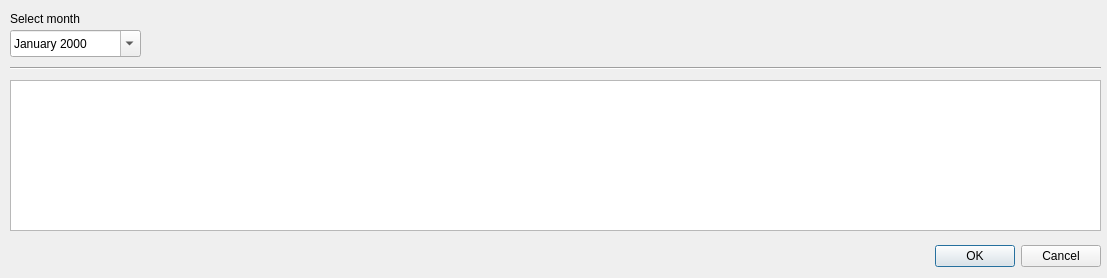
<?xml version="1.0" encoding="UTF-8"?>
<ui version="4.0">
 <class>ActRevWindow</class>
 <widget class="QDialog" name="ActRevWindow">
  <property name="geometry">
   <rect>
    <x>0</x>
    <y>0</y>
    <width>1107</width>
    <height>278</height>
   </rect>
  </property>
  <property name="windowTitle">
   <string>Actual Revenue</string>
  </property>
  <widget class="QDialogButtonBox" name="buttonBox">
   <property name="geometry">
    <rect>
     <x>480</x>
     <y>240</y>
     <width>621</width>
     <height>32</height>
    </rect>
   </property>
   <property name="orientation">
    <enum>Qt::Horizontal</enum>
   </property>
   <property name="standardButtons">
    <set>QDialogButtonBox::Cancel|QDialogButtonBox::Ok</set>
   </property>
  </widget>
  <widget class="QTableWidget" name="revTable">
   <property name="geometry">
    <rect>
     <x>10</x>
     <y>80</y>
     <width>1091</width>
     <height>151</height>
    </rect>
   </property>
   <property name="alternatingRowColors">
    <bool>true</bool>
   </property>
  </widget>
  <widget class="QDateEdit" name="dateEditBox">
   <property name="geometry">
    <rect>
     <x>10</x>
     <y>30</y>
     <width>131</width>
     <height>27</height>
    </rect>
   </property>
   <property name="currentSection">
    <enum>QDateTimeEdit::MonthSection</enum>
   </property>
   <property name="displayFormat">
    <string>MMMM yyyy</string>
   </property>
   <property name="calendarPopup">
    <bool>true</bool>
   </property>
  </widget>
  <widget class="Line" name="line">
   <property name="geometry">
    <rect>
     <x>10</x>
     <y>60</y>
     <width>1091</width>
     <height>16</height>
    </rect>
   </property>
   <property name="orientation">
    <enum>Qt::Horizontal</enum>
   </property>
  </widget>
  <widget class="QLabel" name="dateLabel">
   <property name="geometry">
    <rect>
     <x>10</x>
     <y>10</y>
     <width>161</width>
     <height>17</height>
    </rect>
   </property>
   <property name="text">
    <string>Select month</string>
   </property>
  </widget>
 </widget>
 <resources/>
 <connections>
  <connection>
   <sender>buttonBox</sender>
   <signal>accepted()</signal>
   <receiver>ActRevWindow</receiver>
   <slot>accept()</slot>
   <hints>
    <hint type="sourcelabel">
     <x>248</x>
     <y>254</y>
    </hint>
    <hint type="destinationlabel">
     <x>157</x>
     <y>274</y>
    </hint>
   </hints>
  </connection>
  <connection>
   <sender>buttonBox</sender>
   <signal>rejected()</signal>
   <receiver>ActRevWindow</receiver>
   <slot>reject()</slot>
   <hints>
    <hint type="sourcelabel">
     <x>316</x>
     <y>260</y>
    </hint>
    <hint type="destinationlabel">
     <x>286</x>
     <y>274</y>
    </hint>
   </hints>
  </connection>
 </connections>
</ui>
